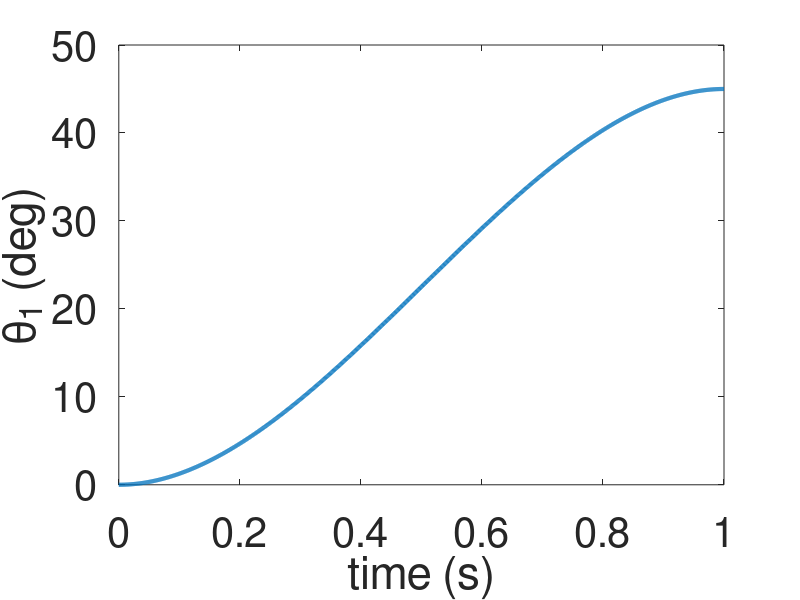
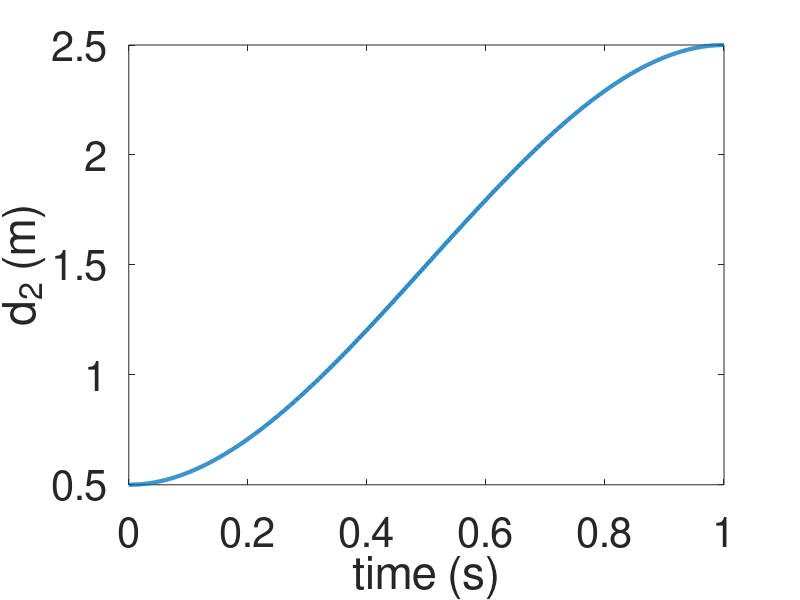
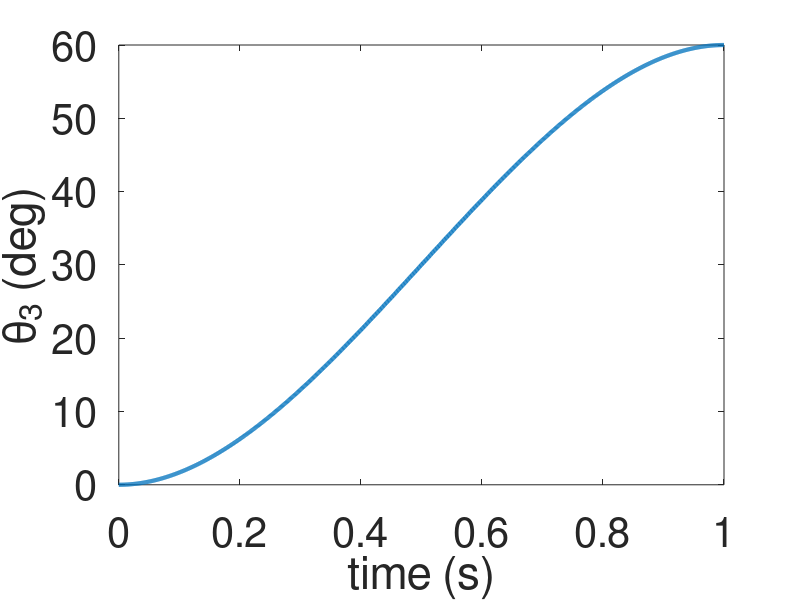
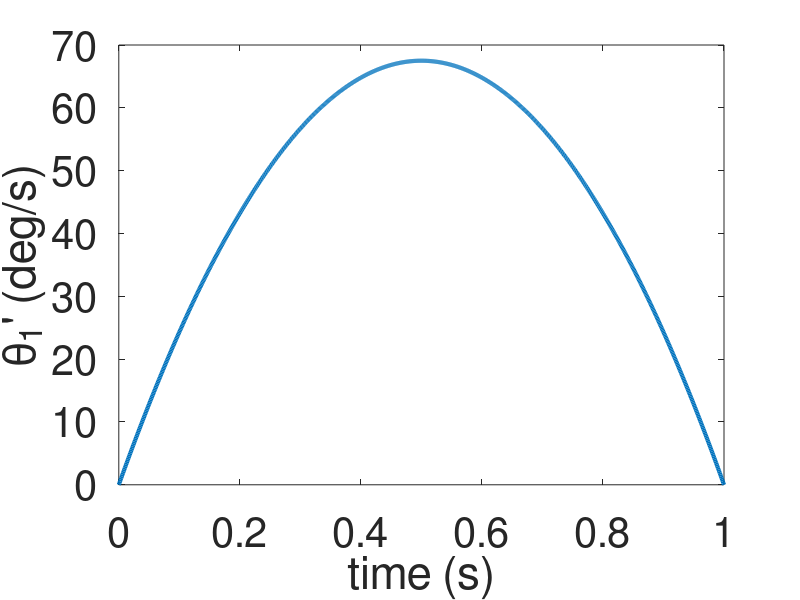

These charts were generated, in order, by the following MATLAB code:
% 901965168
% Homework 9
% Problem 1

clear
clf
clc

t = linspace(0,1,1000);
t1 = -90*t.^3+135*t.^2;
t1_d = -270*t.^2 + 270*t;
d2 = -4*t.^3+6*t.^2+0.5;
d2_d = -12*t.^2 + 12*t;
t3 = -120*t.^3+180*t.^2;
t3_d = -360*t.^2 + 360*t;

figure (1); plot(t,t1,'-','LineWidth',3); set(gca,'FontSize',30)
xlabel('time (s)'); ylabel('\theta_1 (deg)')
figure (2); plot(t,d2,'-','LineWidth',3); set(gca,'FontSize',30)
xlabel('time (s)'); ylabel('d_2 (m)')
figure (3); plot(t,t3,'-','LineWidth',3); set(gca,'FontSize',30)
xlabel('time (s)'); ylabel('\theta_3 (deg)')

figure (4); plot(t,t1_d,'-','LineWidth',3); set(gca,'FontSize',30)
xlabel('time (s)'); ylabel('\theta_1'' (deg/s)')
figure (5); plot(t,d2_d,'-','LineWidth',3); set(gca,'FontSize',30)
xlabel('time (s)'); ylabel('d_2'' (m/s)')
figure (6); plot(t,t3_d,'-','LineWidth',3); set(gca,'FontSize',30)
xlabel('time (s)'); ylabel('\theta_3'' (deg/s)')